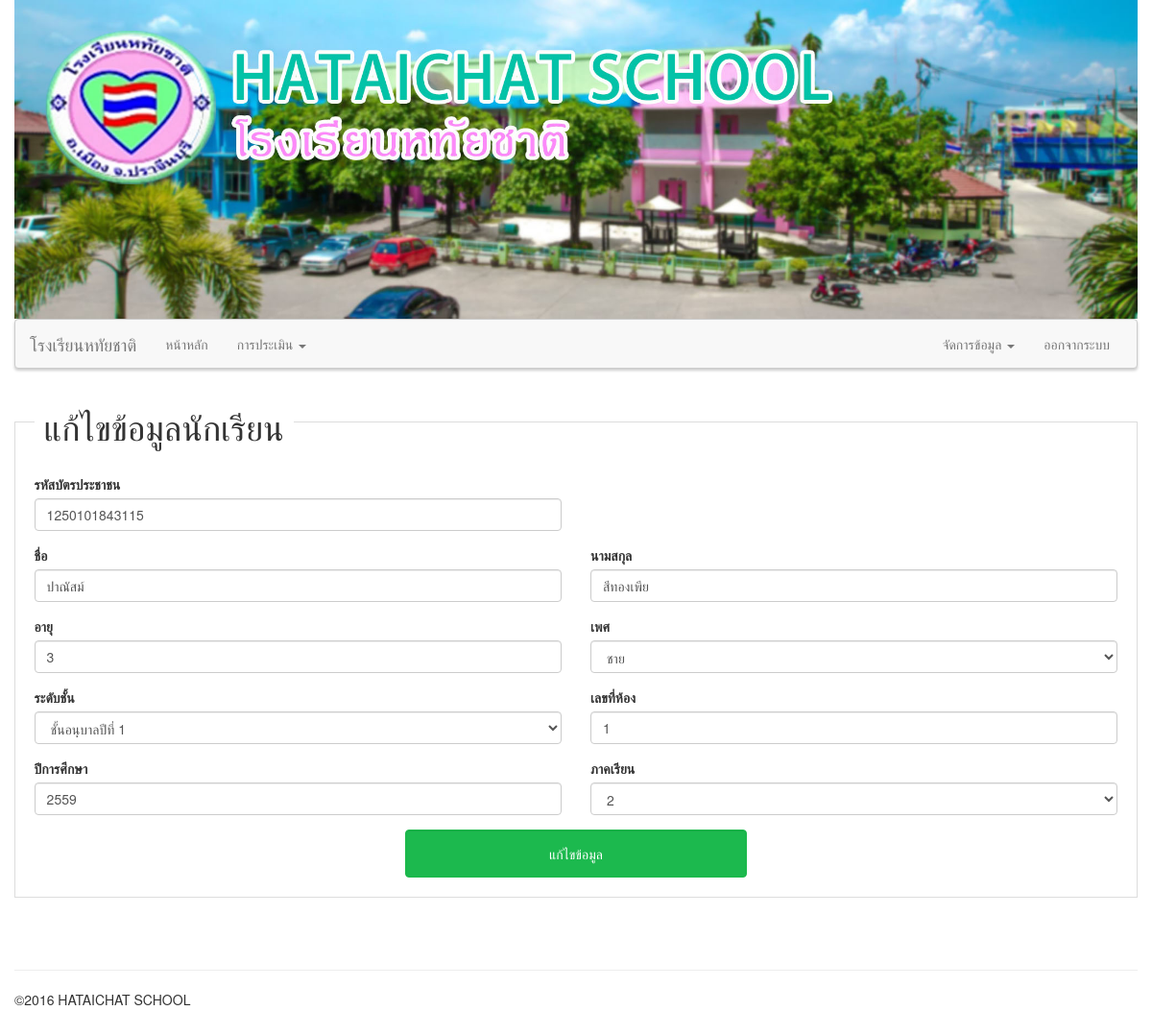
Screenshot of /_edit_student.php?id=2 (signed in) with the database file from the repository.
### tables this page shows
CREATE TABLE `student` (
  `Std_no` int(11) NOT NULL,
  `Std_id` varchar(13) NOT NULL,
  `Std_name` varchar(50) NOT NULL,
  `Std_surname` varchar(50) NOT NULL,
  `Std_age` int(2) NOT NULL,
  `Std_gender` int(1) NOT NULL
);

CREATE TABLE `classroom` (
  `class_id` int(4) NOT NULL,
  `class_grade` varchar(20) NOT NULL COMMENT 'ระดับชั้น',
  `class_number` int(2) NOT NULL COMMENT 'เลขที่ห้อง',
  `class_status` int(1) NOT NULL COMMENT 'สถานะห้องเรียน'
);

CREATE TABLE `term` (
  `Term_id` int(5) NOT NULL,
  `Term_year` int(4) NOT NULL,
  `Term` int(11) NOT NULL,
  `Class_id` int(4) NOT NULL,
  `Std_no` int(11) NOT NULL
);

### assets/service/student.php (called while the page is built, shortened)
<?php
function get_student_byPK($id) {
	$student = "SELECT * FROM student std
	JOIN classroom c
	JOIN term t
	WHERE std.Std_no = t.Std_no
	AND t.class_id = c.class_id
	AND std.Std_no = $id";
	$student_query = mysql_query($student)or die(mysql_error());
	return $student_query;
}
?>

### _edit_student.php (the view, shortened to what this page needs)
<?php
include_once("assets/service/student.php");
?>
<!DOCTYPE html>
<html lang="th">
<head>
	<link rel="stylesheet" href="css/bootstrap/bootstrap.min.css">
	<link rel="stylesheet" href="css/assets/style.css">
</head>
<body>
	<div class="container">
		<div class="row site_header">
			<img src="image/banner.jpg" class="img-responsive" alt="">
		</div>
		<div class="row site_navbar">
			<?php
			include('assets/template/navbar.php');
			?>
		</div>
		<div class="row site_content">
			<div class="col-md-12">
				<div class="row site_content-form">
					<?php
					$id = $_GET['id'];
					$student = get_student_byPK($id);
					$student_fetch = mysql_fetch_object($student)or die(mysql_error());
					?>
					<form action="assets/service/student.php" role="form" method="post" data-toggle="validator" id="student-insert_form">
						<fieldset class="fieldset-form">
							<legend class="legend-form"><h1>แก้ไขข้อมูลนักเรียน</h1></legend>
							<div class="row">
								<div class="col-md-6">
									<div class="form-group">
										<label for="InputStdID">รหัสบัตรประชาชน</label>
										<input type="text" class="form-control" name="std_id" id="std_id" placeholder="รหัสบัตรประชาชน" value="<?php echo $student_fetch->Std_id; ?>" maxlength="13" data-minlength="13" pattern="[0-9]{1,}$" data-error="( กรุณาตรวจสอบรหัสบัตรประชาชน รหัสบัตรประชาชนต้องประกอบด้วยตัวเลข 13 หลัก โดยไม่ต้องใส่ช่องว่างหรือเครื่องหมาย - )" required>
									</div>
								</div>
							</div>
							<div class="row">
								<div class="col-md-6">
									<div class="form-group">
										<label for="InputStdName">ชื่อ</label>
										<input type="text" class="form-control" name="std_name" id="std_name" placeholder="ชื่อนักเรียน" value="<?php echo $student_fetch->Std_name; ?>"  maxlength="50" data-error="กรุณาระบุชื่อนักเรียน" required>
									</div>
								</div>
								<div class="col-md-6">
									<div class="form-group">
										<label for="InputStdSurname">นามสกุล</label>
										<input type="text" class="form-control" name="std_surname" id="std_surname" placeholder="นามสกุลนักเรียน" value="<?php echo $student_fetch->Std_surname; ?>" maxlength="50" data-error="กรุณาระบุนามสกุลนักเรียน" required>
									</div>
								</div>
							</div>
							<div class="row">
								<div class="col-md-6">
									<div class="form-group">
										<label for="InputStdAge">อายุ</label>
										<input type="number" class="form-control" name="std_age" id="std_age" placeholder="อายุ" value="<?php echo $student_fetch->Std_age; ?>" required>
									</div>
								</div>
								<div class="col-md-6">
									<div class="form-group">
										<label for="InputStdGender">เพศ</label>
										<select class="form-control" name="std_gender" id="std_gender" required>
											<option value="2" <?php echo ($student_fetch->Std_gender == 2)? 'SELECTED' : ''; ?>>ชาย</option>
										</select>
									</div>
								</div>
							</div>
							<div class="row">
								<div class="col-md-6">
									<div class="form-group">
										<label for="InputClassRoom">ระดับชั้น</label>
										<select name="classroom" id="classroom" class="form-control" required>
											<option value="อนุบาลปีที่ 1" <?php echo ($student_fetch->class_grade == 'อนุบาลปีที่ 1')? 'SELECTED' : ''; ?>>ชั้นอนุบาลปีที่ 1</option>
										</select>
									</div>
								</div>
								<div class="col-md-6">
									<div class="form-group">
										<label for="InputClassNo">เลขที่ห้อง</label>
										<input type="number" id="classroom_number" name="classroom_number" placeholder="เลขที่ห้อง" value="<?php echo $student_fetch->class_number; ?>" class="form-control" required data-error="กรุณาระบุห้องเรียน">
									</div>
								</div>
							</div>
							<div class="row">
								<div class="col-md-6">
									<div class="form-group">
										<label for="InputYear">ปีการศึกษา</label>
										<input type="number" id="year_reg" name="year_reg" placeholder="ปีการศึกษา" value="<?php echo $student_fetch->Term_year; ?>" class="form-control" data-error="กรุณาระบุปีการศึกษาที่ต้องการเพิ่มข้อมูล" required>
									</div>
								</div>
								<div class="col-md-6">
									<div class="form-group">
										<label for="InputTerm">ภาคเรียน</label>
										<select name="term_reg" id="term_reg" class="form-control" required>
											<option value="2" <?php echo ($student_fetch->Term == 2)? 'SELECTED' : ''; ?>>2</option>
										</select>
									</div>
								</div>
							</div>
							<div class="row">
								<div class="col-md-4 col-md-offset-4">
									<input type="submit" id="updateBtn" name="updateBtn" class="form-control btn btn-add" value="แก้ไขข้อมูล">
								</div>
							</div>
						</fieldset>
					</form>
				</div>
			</div>
		</div>
		<div class="row site_footer">
			<hr>
			&copy;2016 HATAICHAT SCHOOL
		</div>
	</div>
</body>
</html>

### css/assets/style.css (style rules this page uses)
.btn-register, .btn-add, .btn-edit { background-color: #1CB94E; outline: none; color: #fff; font-size: 14px; height: auto; font-weight: normal; padding: 14px 0; text-transform: uppercase; border-color: #1CB94A; }
fieldset.fieldset-form { border: 1px groove #ddd !important; padding: 0 1.4em 1.4em 1.4em !important; margin: 0 0 1.5em 0 !important; -webkit-box-shadow: 0px 0px 0px 0px #000; box-shadow: 0px 0px 0px 0px #000; }
legend.legend-form { font-size: 1.2em !important; font-weight: bold !important; text-align: left !important; width:auto; padding:0 10px; border-bottom:none; }
.site_footer, .site_content-menu { margin-top: 3%; margin-bottom: 5%; }

### rows the page displays
student: std_id "1250101843115", std_name "ปาณัสม์", std_surname "สีทองเพีย", std_age "3", classroom_number "1", year_reg "2559"
